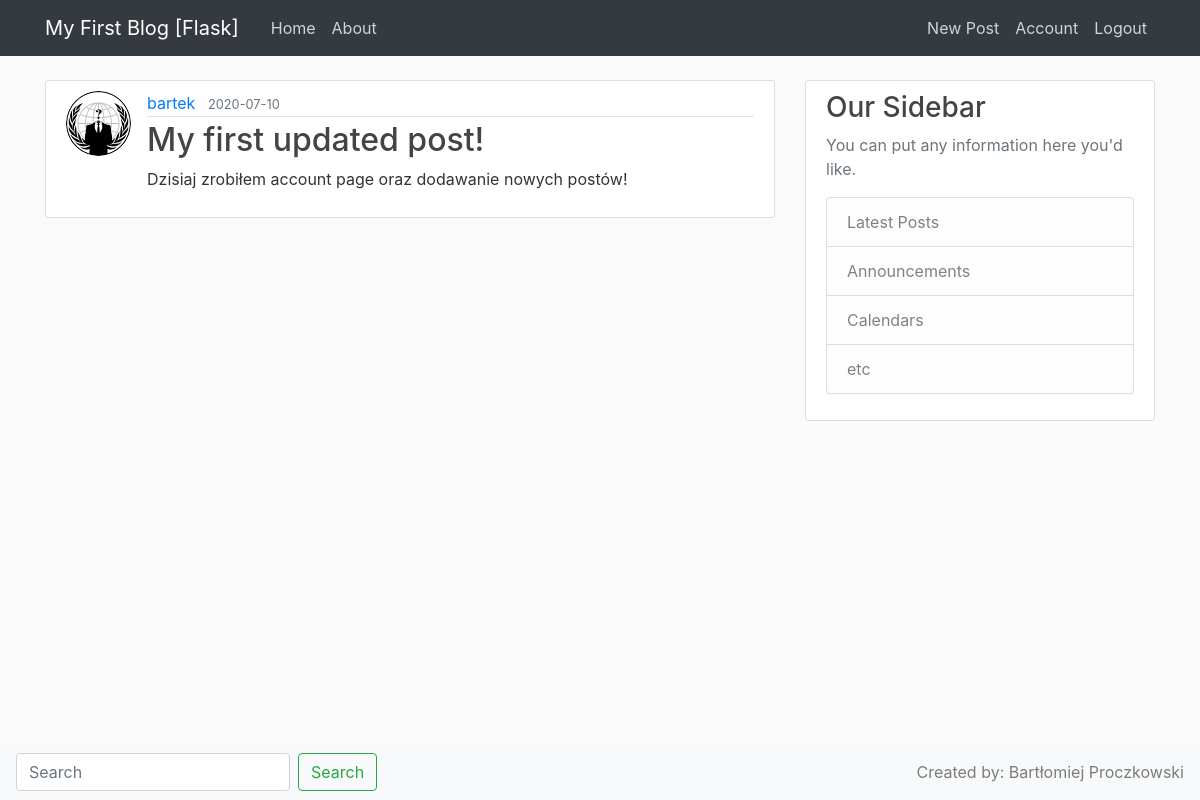
The app's page /post/1 (signed in) with its own data.
### flaskblog/models.py (models this page shows, shortened)
class User(db.Model, UserMixin):
    id = db.Column(db.Integer, primary_key=True)
    username = db.Column(db.String(20), unique=True, nullable=False)
    email = db.Column(db.String(120), unique=True, nullable=False)
    image_file = db.Column(db.String(20), nullable=False, default='default.jpg')
    password = db.Column(db.String(60), nullable=False)
    posts = db.relationship('Post', backref='author', lazy=True)

class Post(db.Model):
    __searchable__ = ['title', 'content']
    id = db.Column(db.Integer, primary_key=True)
    title = db.Column(db.String(100), nullable=False)
    date_posted = db.Column(db.DateTime, nullable=False, default=datetime.utcnow)
    content = db.Column(db.Text, nullable=False)
    user_id = db.Column(db.Integer, db.ForeignKey('user.id'), nullable=False)

### flaskblog/routes.py (the view)
@app.route('/post/<int:post_id>')
def post(post_id):
    post = Post.query.get_or_404(post_id)
    return render_template('post.html', title=post.title, post=post)

### flaskblog/models.py (called while the page is built)
@login_manager.user_loader
def load_user(user_id):
    return User.query.get(int(user_id))

### flaskblog/templates/post.html (shortened to what this page needs)
{% extends "layout.html" %}
{% block content %}
    <article class="media content-section">
        <img class="rounded-circle article-img" src="{{ url_for('static', filename='profile_pics/' + post.author.image_file) }}">
        <div class="media-body">
            <div class="article-metadata">
                <a class="mr-2" href="#">{{ post.author.username }}</a>
                <small class="text-muted">{{ post.date_posted.strftime('%Y-%m-%d') }}</small>
            </div>
            <h2 class="article-title">{{ post.title }}</h2>
            <p class="article-content">{{ post.content }}</p>
        </div>
    </article>
{% endblock content %}

### flaskblog/static/main.css (style rules this page uses)
body { background: #fafafa; color: #333333; margin-top: 5rem; }
h1, h2, h3, h4, h5, h6 { color: #444444; }
.content-section { background: #ffffff; padding: 10px 20px; border: 1px solid #dddddd; border-radius: 3px; margin-bottom: 20px; }
.article-title { color: #444444; }
.article-content { white-space: pre-line; }
.article-img { height: 65px; width: 65px; margin-right: 16px; }
.article-metadata { padding-bottom: 1px; margin-bottom: 4px; border-bottom: 1px solid #e3e3e3 }

### records on screen
User: image_file (picture), author.username "bartek"
Post: date_posted "2020-07-10", title "My first updated post!", content "Dzisiaj zrobiłem account page oraz dodawanie nowych postów!"
